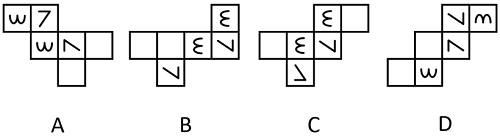
#> input picture 模考/2026下半年广东卷_16-33季_AI可读/assets/s17_p12_i02.png, 500 x 137 px, given in place of s32_p17_i01.png, which was not available
$ python crop_figs.py
#> lines starting #> are read from the running program, lines starting #| are printed output that depends on the picture
# Read-only: crops/zooms question figures from the repo into the scratch dir.
from PIL import Image
import sys
A = '/home/user/xing-ce1/模考/2026下半年广东卷_16-33季_AI可读/assets/'
jobs = [
    # (src, box, scale, outname)
    ('s32_p17_i01.png', (300, 0, 600, 161), 3, 'q66_graph_x3.png'),
    ('s32_p17_i01.png', (0, 40, 220, 161), 3, 'q66_box_x3.png'),
    ('s27_p18_i01.png', (180, 0, 420, 130), 4, 'q67_rheostat_x4.png'),
    ('s27_p18_i01.png', (380, 200, 574, 599), 2, 'q67_right_x2.png'),
    ('s27_p18_i01.png', (0, 200, 220, 599), 2, 'q67_left_x2.png'),
    ('s27_p18_i01.png', (180, 320, 450, 440), 3, 'q67_battery_switch_x3.png'),
    ('s23_p19_i11.png', (180, 0, 420, 120), 4, 'q70_B_x4.png'),
    ('s23_p19_i11.png', (400, 60, 643, 220), 3, 'q70_CD_x3.png'),
    ('s23_p19_i11.png', (180, 120, 420, 420), 3, 'q70_EF_x3.png'),
    ('s23_p19_i11.png', (0, 60, 260, 280), 3, 'q70_G_x3.png'),
    ('s23_p19_i11.png', (520, 0, 643, 100), 5, 'q70_north_x5.png'),
    ('s23_p19_i11.png', (180, 60, 420, 220), 3, 'q70_A_x3.png'),
]
for src, box, s, out in jobs:
    im = Image.open(A + src).crop(box)
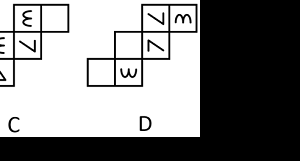
#> im: PIL image 300x161 RGB; min 0, max 255, mean 133.4
    im = im.resize((im.width * s, im.height * s), Image.LANCZOS)
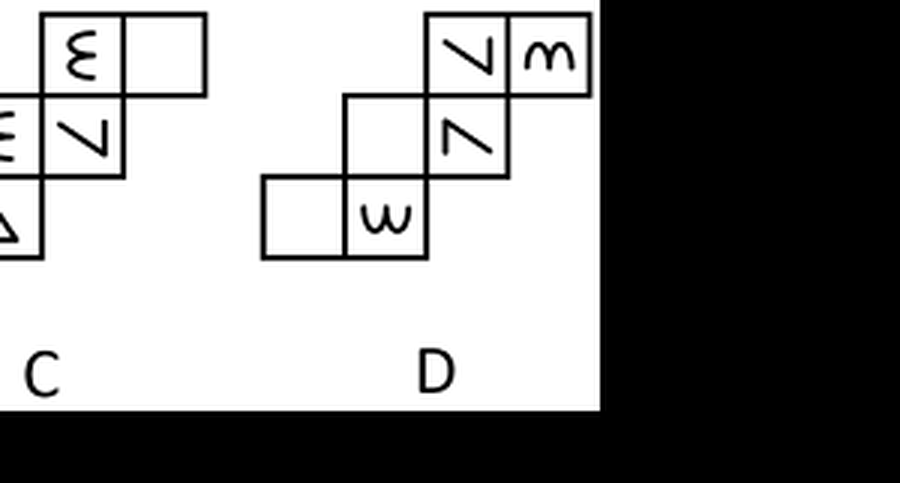
#> im: PIL image 900x483 RGB; min 0, max 255, mean 133.2
    im.save(out)
    print(out, im.size)
#| q66_graph_x3.png (900, 483)
#> pass 3 of the loop `for src, box, s, out in jobs:`:
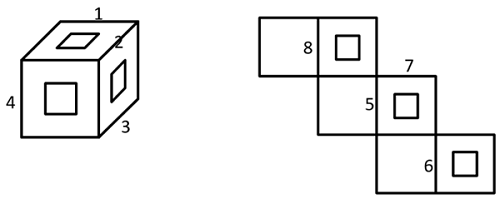
#> input picture 模考/2026下半年广东卷_16-33季_AI可读/assets/s20_p13_i00.png, 500 x 199 px, given in place of s27_p18_i01.png, which was not available
#> `im = Image.open(A + src).crop(box)`:
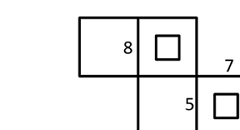
#> im: PIL image 240x130 RGB; min 0, max 255, mean 238.4
#> `im = im.resize((im.width * s, im.height * s), Image.LANCZOS)`:
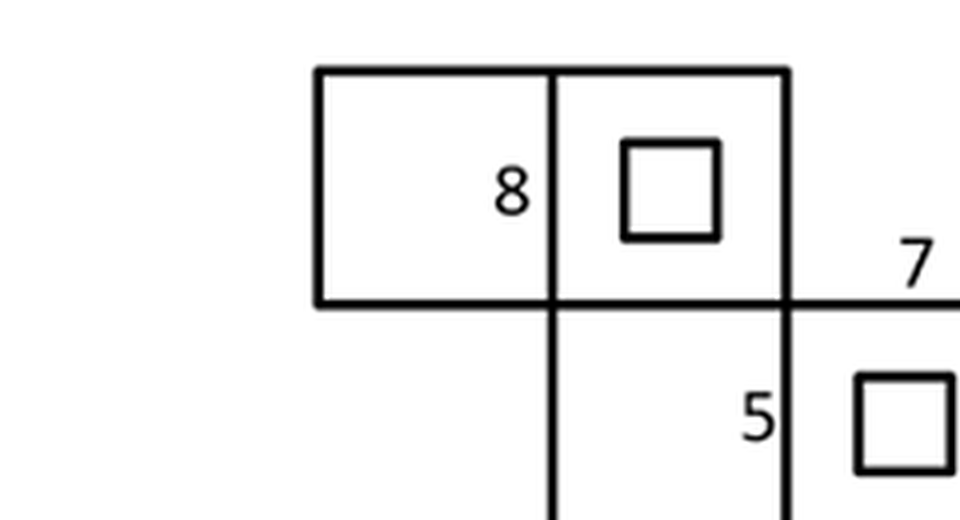
#> im: PIL image 960x520 RGB; min 0, max 255, mean 238.4
#| q67_rheostat_x4.png (960, 520)
#> the loop made 12 passes; the first 3 are shown
